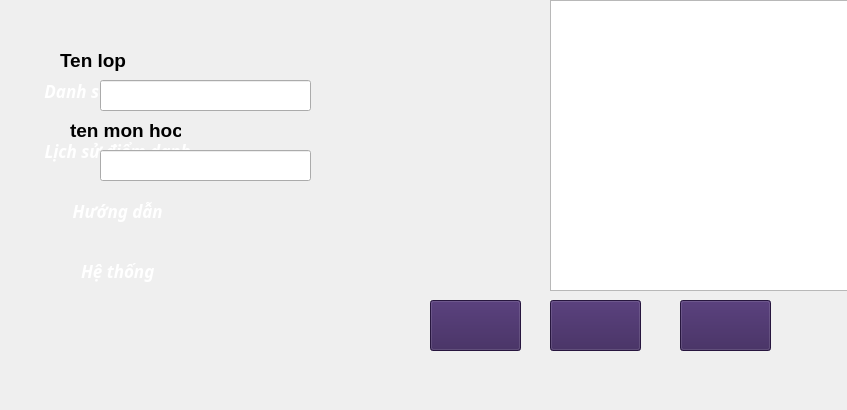
<?xml version="1.0" encoding="UTF-8"?>
<ui version="4.0">
 <class>Main</class>
 <widget class="QMainWindow" name="Main">
  <property name="geometry">
   <rect>
    <x>0</x>
    <y>0</y>
    <width>847</width>
    <height>410</height>
   </rect>
  </property>
  <property name="windowTitle">
   <string>Phần mềm điểm danh by@team2</string>
  </property>
  <widget class="QWidget" name="centralwidget">
   <widget class="head" name="label">
    <property name="geometry">
     <rect>
      <x>-20</x>
      <y>-30</y>
      <width>1019</width>
      <height>681</height>
     </rect>
    </property>
    <property name="contextMenuPolicy">
     <enum>Qt::DefaultContextMenu</enum>
    </property>
    <property name="frameShape">
     <enum>QFrame::NoFrame</enum>
    </property>
    <property name="text">
     <string/>
    </property>
    <property name="pixmap">
     <pixmap resource="Source.qrc">:/newPrefix/Images/background.jpg</pixmap>
    </property>
   </widget>
   <widget class="QPushButton" name="btnDS">
    <property name="geometry">
     <rect>
      <x>0</x>
      <y>60</y>
      <width>231</width>
      <height>61</height>
     </rect>
    </property>
    <property name="font">
     <font>
      <family>Segoe UI Black</family>
      <pointsize>13</pointsize>
      <weight>75</weight>
      <italic>true</italic>
      <bold>true</bold>
     </font>
    </property>
    <property name="cursor">
     <cursorShape>PointingHandCursor</cursorShape>
    </property>
    <property name="styleSheet">
     <string notr="true">color: rgb(255, 255, 255);</string>
    </property>
    <property name="text">
     <string> Danh sách lớp học</string>
    </property>
    <property name="icon">
     <iconset>
      <normaloff>C:/Users/nnhat/Downloads/enterprise.png</normaloff>C:/Users/nnhat/Downloads/enterprise.png</iconset>
    </property>
    <property name="iconSize">
     <size>
      <width>32</width>
      <height>32</height>
     </size>
    </property>
    <property name="checkable">
     <bool>false</bool>
    </property>
    <property name="flat">
     <bool>true</bool>
    </property>
   </widget>
   <widget class="QPushButton" name="btnLS">
    <property name="geometry">
     <rect>
      <x>0</x>
      <y>120</y>
      <width>231</width>
      <height>61</height>
     </rect>
    </property>
    <property name="font">
     <font>
      <family>Segoe UI Black</family>
      <pointsize>13</pointsize>
      <weight>75</weight>
      <italic>true</italic>
      <bold>true</bold>
     </font>
    </property>
    <property name="cursor">
     <cursorShape>PointingHandCursor</cursorShape>
    </property>
    <property name="styleSheet">
     <string notr="true">color: rgb(255, 255, 255);</string>
    </property>
    <property name="text">
     <string> Lịch sử điểm danh</string>
    </property>
    <property name="icon">
     <iconset>
      <normaloff>C:/Users/nnhat/Downloads/paper.png</normaloff>C:/Users/nnhat/Downloads/paper.png</iconset>
    </property>
    <property name="iconSize">
     <size>
      <width>32</width>
      <height>32</height>
     </size>
    </property>
    <property name="checkable">
     <bool>false</bool>
    </property>
    <property name="flat">
     <bool>true</bool>
    </property>
   </widget>
   <widget class="QPushButton" name="btnSetting">
    <property name="geometry">
     <rect>
      <x>0</x>
      <y>240</y>
      <width>231</width>
      <height>61</height>
     </rect>
    </property>
    <property name="font">
     <font>
      <family>Segoe UI Black</family>
      <pointsize>13</pointsize>
      <weight>75</weight>
      <italic>true</italic>
      <bold>true</bold>
     </font>
    </property>
    <property name="cursor">
     <cursorShape>PointingHandCursor</cursorShape>
    </property>
    <property name="styleSheet">
     <string notr="true">color: rgb(255, 255, 255);</string>
    </property>
    <property name="text">
     <string> Hệ thống</string>
    </property>
    <property name="icon">
     <iconset>
      <normaloff>C:/Users/nnhat/Downloads/support.png</normaloff>C:/Users/nnhat/Downloads/support.png</iconset>
    </property>
    <property name="iconSize">
     <size>
      <width>32</width>
      <height>32</height>
     </size>
    </property>
    <property name="checkable">
     <bool>false</bool>
    </property>
    <property name="flat">
     <bool>true</bool>
    </property>
   </widget>
   <widget class="QPushButton" name="btnHD">
    <property name="geometry">
     <rect>
      <x>0</x>
      <y>180</y>
      <width>231</width>
      <height>61</height>
     </rect>
    </property>
    <property name="font">
     <font>
      <family>Segoe UI Black</family>
      <pointsize>13</pointsize>
      <weight>75</weight>
      <italic>true</italic>
      <bold>true</bold>
     </font>
    </property>
    <property name="cursor">
     <cursorShape>PointingHandCursor</cursorShape>
    </property>
    <property name="styleSheet">
     <string notr="true">color: rgb(255, 255, 255);</string>
    </property>
    <property name="text">
     <string> Hướng dẫn</string>
    </property>
    <property name="icon">
     <iconset>
      <normaloff>C:/Users/nnhat/Downloads/file.png</normaloff>C:/Users/nnhat/Downloads/file.png</iconset>
    </property>
    <property name="iconSize">
     <size>
      <width>32</width>
      <height>32</height>
     </size>
    </property>
    <property name="checkable">
     <bool>false</bool>
    </property>
    <property name="flat">
     <bool>true</bool>
    </property>
   </widget>
   <widget class="QLabel" name="label_4">
    <property name="geometry">
     <rect>
      <x>20</x>
      <y>12</y>
      <width>32</width>
      <height>32</height>
     </rect>
    </property>
    <property name="cursor">
     <cursorShape>ArrowCursor</cursorShape>
    </property>
    <property name="text">
     <string/>
    </property>
    <property name="pixmap">
     <pixmap>:/newPrefix/C:/Users/nnhat/Downloads/menu.png</pixmap>
    </property>
   </widget>
   <widget class="QLabel" name="Delete">
    <property name="geometry">
     <rect>
      <x>500</x>
      <y>100</y>
      <width>58</width>
      <height>58</height>
     </rect>
    </property>
    <property name="font">
     <font>
      <kerning>true</kerning>
     </font>
    </property>
    <property name="autoFillBackground">
     <bool>false</bool>
    </property>
    <property name="text">
     <string/>
    </property>
    <property name="textFormat">
     <enum>Qt::AutoText</enum>
    </property>
    <property name="pixmap">
     <pixmap>C:/Users/nnhat/Downloads/cancel.png</pixmap>
    </property>
    <property name="scaledContents">
     <bool>true</bool>
    </property>
   </widget>
   <widget class="QPushButton" name="pushButton">
    <property name="enabled">
     <bool>false</bool>
    </property>
    <property name="geometry">
     <rect>
      <x>210</x>
      <y>250</y>
      <width>41</width>
      <height>41</height>
     </rect>
    </property>
    <property name="text">
     <string/>
    </property>
    <property name="icon">
     <iconset>
      <normaloff>C:/Users/nnhat/Downloads/left (3).png</normaloff>C:/Users/nnhat/Downloads/left (3).png</iconset>
    </property>
    <property name="iconSize">
     <size>
      <width>32</width>
      <height>32</height>
     </size>
    </property>
    <property name="checkable">
     <bool>false</bool>
    </property>
    <property name="autoRepeat">
     <bool>true</bool>
    </property>
    <property name="autoExclusive">
     <bool>false</bool>
    </property>
    <property name="autoDefault">
     <bool>false</bool>
    </property>
    <property name="default">
     <bool>false</bool>
    </property>
    <property name="flat">
     <bool>true</bool>
    </property>
   </widget>
   <widget class="QWidget" name="widget_2" native="true">
    <property name="enabled">
     <bool>true</bool>
    </property>
    <property name="geometry">
     <rect>
      <x>690</x>
      <y>0</y>
      <width>211</width>
      <height>58</height>
     </rect>
    </property>
   </widget>
   <widget class="QPushButton" name="btnDangNhap_2">
    <property name="geometry">
     <rect>
      <x>430</x>
      <y>300</y>
      <width>91</width>
      <height>51</height>
     </rect>
    </property>
    <property name="font">
     <font>
      <pointsize>11</pointsize>
      <weight>75</weight>
      <bold>true</bold>
     </font>
    </property>
    <property name="cursor">
     <cursorShape>PointingHandCursor</cursorShape>
    </property>
    <property name="styleSheet">
     <string notr="true">background:#371f57; color: white;</string>
    </property>
    <property name="text">
     <string/>
    </property>
   </widget>
   <widget class="QPushButton" name="btnDangNhap_3">
    <property name="geometry">
     <rect>
      <x>680</x>
      <y>300</y>
      <width>91</width>
      <height>51</height>
     </rect>
    </property>
    <property name="font">
     <font>
      <pointsize>11</pointsize>
      <weight>75</weight>
      <bold>true</bold>
     </font>
    </property>
    <property name="cursor">
     <cursorShape>PointingHandCursor</cursorShape>
    </property>
    <property name="styleSheet">
     <string notr="true">background:#371f57; color: white;</string>
    </property>
    <property name="text">
     <string/>
    </property>
   </widget>
   <widget class="QPushButton" name="btnDangNhap_4">
    <property name="geometry">
     <rect>
      <x>550</x>
      <y>300</y>
      <width>91</width>
      <height>51</height>
     </rect>
    </property>
    <property name="font">
     <font>
      <pointsize>11</pointsize>
      <weight>75</weight>
      <bold>true</bold>
     </font>
    </property>
    <property name="cursor">
     <cursorShape>PointingHandCursor</cursorShape>
    </property>
    <property name="styleSheet">
     <string notr="true">background:#371f57; color: white;</string>
    </property>
    <property name="text">
     <string/>
    </property>
   </widget>
   <widget class="QLineEdit" name="lineEdit">
    <property name="geometry">
     <rect>
      <x>100</x>
      <y>80</y>
      <width>211</width>
      <height>31</height>
     </rect>
    </property>
   </widget>
   <widget class="QLineEdit" name="lineEdit_2">
    <property name="geometry">
     <rect>
      <x>100</x>
      <y>150</y>
      <width>211</width>
      <height>31</height>
     </rect>
    </property>
   </widget>
   <widget class="QLabel" name="label_2">
    <property name="geometry">
     <rect>
      <x>60</x>
      <y>50</y>
      <width>111</width>
      <height>21</height>
     </rect>
    </property>
    <property name="font">
     <font>
      <family>Nirmala UI</family>
      <pointsize>14</pointsize>
      <weight>75</weight>
      <bold>true</bold>
     </font>
    </property>
    <property name="text">
     <string>Ten lop</string>
    </property>
   </widget>
   <widget class="QLabel" name="label_3">
    <property name="geometry">
     <rect>
      <x>70</x>
      <y>120</y>
      <width>111</width>
      <height>21</height>
     </rect>
    </property>
    <property name="font">
     <font>
      <family>Nirmala UI</family>
      <pointsize>14</pointsize>
      <weight>75</weight>
      <bold>true</bold>
     </font>
    </property>
    <property name="text">
     <string>ten mon hoc</string>
    </property>
   </widget>
   <widget class="QListView" name="listView">
    <property name="geometry">
     <rect>
      <x>550</x>
      <y>0</y>
      <width>301</width>
      <height>291</height>
     </rect>
    </property>
   </widget>
  </widget>
 </widget>
 <customwidgets>
  <customwidget>
   <class>head</class>
   <extends>QLabel</extends>
   <header>head.h</header>
  </customwidget>
 </customwidgets>
 <resources>
  <include location="Source.qrc"/>
 </resources>
 <connections/>
</ui>
